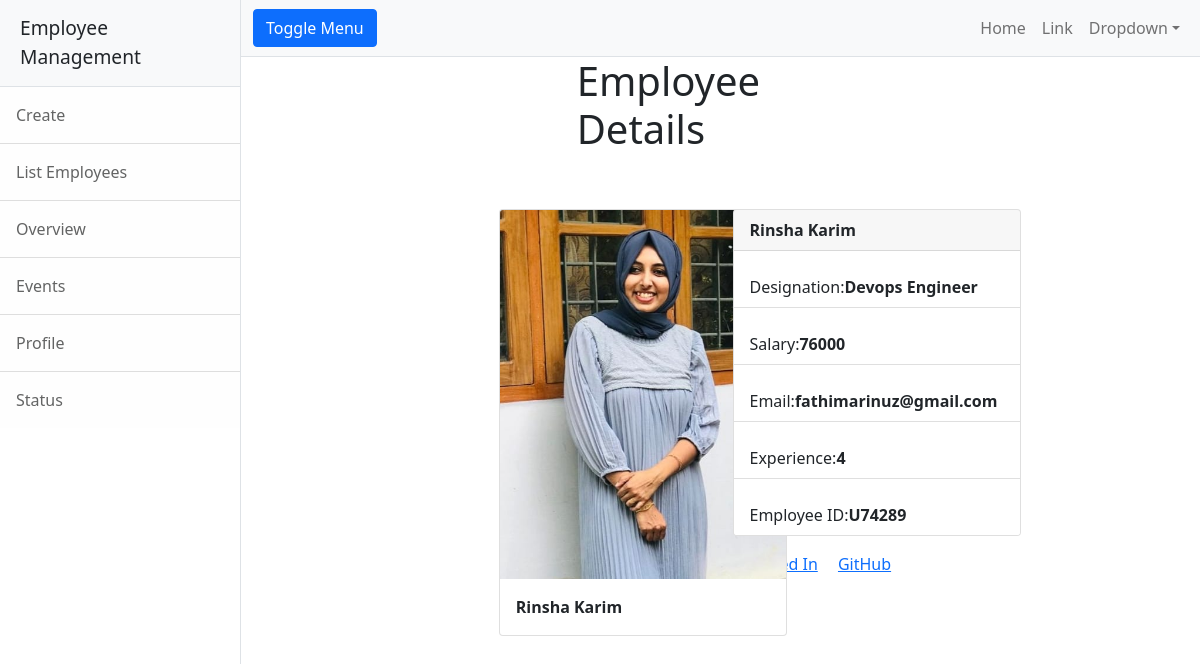
/employee/details/U74289, run on the app's committed database.
### employee/models.py (models this page shows, shortened)
class Employee(models.Model):
    eid=models.CharField(max_length=30,primary_key=True)
    profile_pic=models.ImageField(upload_to="profilepics",null=True)
    emp_name=models.CharField(max_length=120)
    desig=models.CharField(max_length=120)
    salary=models.PositiveIntegerField()
    email=models.EmailField(unique=True)
    experience=models.PositiveIntegerField(default=0)

### employee/views.py (the view)
# urls.py: path('details/<str:emp_id>',views.EmployeeDetailView.as_view(),name='emp-detail'),
class EmployeeDetailView(View):
    def get(self,request,*args,**kwargs):
        ab=Employee.objects.get(eid=kwargs.get('emp_id'))
        return render(request,"emp-detail.html",{'employee':ab})

### employee/templates/emp-detail.html (shortened to what this page needs)
{%extends 'base.html'%}
{%block body_block%}
<div class="container w-60">
    <div class="row">
        <div class="col-4"></div>
        <div class="col-4"><h1>Employee Details</h1>
        </div>
        <div class="col-4"></div>
    </div>
 <div class="row mt-5 ">
        <div class="col-3"></div>
        <div class="col-3">
             <div class="card " style="width: 18rem;">
  <img src="{{employee.profile_pic.url}}" class="card-img-top" alt="...">
  <div class="card-body lg-5">
    <p class="card-text"><strong>{{employee.emp_name}}</strong></p>
  </div>
</div>
        </div>
        <div class="col-3">
<div class="card" style="width: 18rem;">
  <div class="card-header">
   <strong> {{employee.emp_name}}</strong>
  </div>
  <ul class="list-group list-group-flush">
    <li class="list-group-item mt-3">Designation:<strong>{{employee.desig}}</strong></li>
    <li class="list-group-item mt-3">Salary:<strong>{{employee.salary}}</strong></li>
    <li class="list-group-item mt-3">Email:<strong>{{employee.email}}</strong></li>
      <li class="list-group-item mt-3">Experience:<strong>{{employee.experience}}</strong></li>
      <li class="list-group-item mt-3">Employee ID:<strong>{{employee.eid}}</strong></li>
  </ul>
</div>
  <div class="card-body">
    <a href="#" class="card-link">Linked In</a>
    <a href="#" class="card-link">GitHub</a>
  </div>
</div>
        </div>
    </div>
</div>
{%endblock%}

### data on the page
Employee: profile_pic (picture), emp_name "Rinsha Karim", desig "Devops Engineer", salary "76000", email "fathimarinuz@gmail.com", experience "4", eid "U74289"
